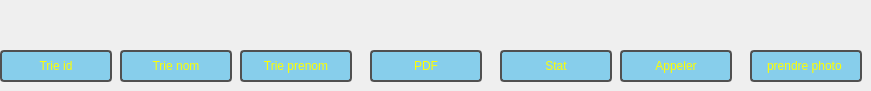
         <widget class="QWidget" name="tab_2">
          <attribute name="title">
           <string>Options</string>
          </attribute>
          <widget class="QPushButton" name="supprimer_8">
           <property name="geometry">
            <rect>
             <x>620</x>
             <y>50</y>
             <width>112</width>
             <height>32</height>
            </rect>
           </property>
           <property name="styleSheet">
            <string notr="true">QPushButton {
    background-color: #87CEEB; /* Light blue: R: 135, G: 206, B: 235 */
    border: 2px solid rgb(80, 80, 80); /* Dark grey: R: 80, G: 80, B: 80 */
    color: rgb(255, 255, 0);
    padding: 6px 12px; /* Adjust padding as needed */
    border-radius: 4px;
}

/* Hover effect */
QPushButton:hover {
    background-color: #add8e6; /* Lighter shade of blue on hover */
}

/* Pressed effect */
QPushButton:pressed {
    background-color: #5F9EA0; /* Darker shade of blue on press */
}

/* Disabled state */
QPushButton:disabled {
    background-color: #d3d3d3; /* Light grey for disabled state */
    border: 2px solid #a9a9a9; /* Dark grey border for disabled state */
    color: #696969; /* Dark grey text for disabled state */
}
</string>
           </property>
           <property name="text">
            <string>Appeler</string>
           </property>
          </widget>
          <widget class="QPushButton" name="supprimer_7">
           <property name="geometry">
            <rect>
             <x>500</x>
             <y>50</y>
             <width>112</width>
             <height>32</height>
            </rect>
           </property>
           <property name="styleSheet">
            <string notr="true">QPushButton {
    background-color: #87CEEB; /* Light blue: R: 135, G: 206, B: 235 */
    border: 2px solid rgb(80, 80, 80); /* Dark grey: R: 80, G: 80, B: 80 */
    color: rgb(255, 255, 0);
    padding: 6px 12px; /* Adjust padding as needed */
    border-radius: 4px;
}

/* Hover effect */
QPushButton:hover {
    background-color: #add8e6; /* Lighter shade of blue on hover */
}

/* Pressed effect */
QPushButton:pressed {
    background-color: #5F9EA0; /* Darker shade of blue on press */
}

/* Disabled state */
QPushButton:disabled {
    background-color: #d3d3d3; /* Light grey for disabled state */
    border: 2px solid #a9a9a9; /* Dark grey border for disabled state */
    color: #696969; /* Dark grey text for disabled state */
}
</string>
           </property>
           <property name="text">
            <string>Stat</string>
           </property>
          </widget>
          <widget class="QPushButton" name="supprimer_5">
           <property name="geometry">
            <rect>
             <x>240</x>
             <y>50</y>
             <width>112</width>
             <height>32</height>
            </rect>
           </property>
           <property name="styleSheet">
            <string notr="true">QPushButton {
    background-color: #87CEEB; /* Light blue: R: 135, G: 206, B: 235 */
    border: 2px solid rgb(80, 80, 80); /* Dark grey: R: 80, G: 80, B: 80 */
    color: rgb(255, 255, 0);
    padding: 6px 12px; /* Adjust padding as needed */
    border-radius: 4px;
}

/* Hover effect */
QPushButton:hover {
    background-color: #add8e6; /* Lighter shade of blue on hover */
}

/* Pressed effect */
QPushButton:pressed {
    background-color: #5F9EA0; /* Darker shade of blue on press */
}

/* Disabled state */
QPushButton:disabled {
    background-color: #d3d3d3; /* Light grey for disabled state */
    border: 2px solid #a9a9a9; /* Dark grey border for disabled state */
    color: #696969; /* Dark grey text for disabled state */
}
</string>
           </property>
           <property name="text">
            <string>Trie prenom</string>
           </property>
          </widget>
          <widget class="QPushButton" name="supprimer_4">
           <property name="geometry">
            <rect>
             <x>120</x>
             <y>50</y>
             <width>112</width>
             <height>32</height>
            </rect>
           </property>
           <property name="styleSheet">
            <string notr="true">QPushButton {
    background-color: #87CEEB; /* Light blue: R: 135, G: 206, B: 235 */
    border: 2px solid rgb(80, 80, 80); /* Dark grey: R: 80, G: 80, B: 80 */
    color: rgb(255, 255, 0);
    padding: 6px 12px; /* Adjust padding as needed */
    border-radius: 4px;
}

/* Hover effect */
QPushButton:hover {
    background-color: #add8e6; /* Lighter shade of blue on hover */
}

/* Pressed effect */
QPushButton:pressed {
    background-color: #5F9EA0; /* Darker shade of blue on press */
}

/* Disabled state */
QPushButton:disabled {
    background-color: #d3d3d3; /* Light grey for disabled state */
    border: 2px solid #a9a9a9; /* Dark grey border for disabled state */
    color: #696969; /* Dark grey text for disabled state */
}
</string>
           </property>
           <property name="text">
            <string>Trie nom</string>
           </property>
          </widget>
          <widget class="QPushButton" name="supprimer_16">
           <property name="geometry">
            <rect>
             <x>750</x>
             <y>50</y>
             <width>112</width>
             <height>32</height>
            </rect>
           </property>
           <property name="styleSheet">
            <string notr="true">QPushButton {
    background-color: #87CEEB; /* Light blue: R: 135, G: 206, B: 235 */
    border: 2px solid rgb(80, 80, 80); /* Dark grey: R: 80, G: 80, B: 80 */
    color: rgb(255, 255, 0);
    padding: 6px 12px; /* Adjust padding as needed */
    border-radius: 4px;
}

/* Hover effect */
QPushButton:hover {
    background-color: #add8e6; /* Lighter shade of blue on hover */
}

/* Pressed effect */
QPushButton:pressed {
    background-color: #5F9EA0; /* Darker shade of blue on press */
}

/* Disabled state */
QPushButton:disabled {
    background-color: #d3d3d3; /* Light grey for disabled state */
    border: 2px solid #a9a9a9; /* Dark grey border for disabled state */
    color: #696969; /* Dark grey text for disabled state */
}
</string>
           </property>
           <property name="text">
            <string>prendre photo </string>
           </property>
          </widget>
          <widget class="QPushButton" name="supprimer_3">
           <property name="geometry">
            <rect>
             <x>0</x>
             <y>50</y>
             <width>112</width>
             <height>32</height>
            </rect>
           </property>
           <property name="styleSheet">
            <string notr="true">QPushButton {
    background-color: #87CEEB; /* Light blue: R: 135, G: 206, B: 235 */
    border: 2px solid rgb(80, 80, 80); /* Dark grey: R: 80, G: 80, B: 80 */
    color: rgb(255, 255, 0);
    padding: 6px 12px; /* Adjust padding as needed */
    border-radius: 4px;
}

/* Hover effect */
QPushButton:hover {
    background-color: #add8e6; /* Lighter shade of blue on hover */
}

/* Pressed effect */
QPushButton:pressed {
    background-color: #5F9EA0; /* Darker shade of blue on press */
}

/* Disabled state */
QPushButton:disabled {
    background-color: #d3d3d3; /* Light grey for disabled state */
    border: 2px solid #a9a9a9; /* Dark grey border for disabled state */
    color: #696969; /* Dark grey text for disabled state */
}
</string>
           </property>
           <property name="text">
            <string>Trie id</string>
           </property>
          </widget>
          <widget class="QPushButton" name="supprimer_6">
           <property name="geometry">
            <rect>
             <x>370</x>
             <y>50</y>
             <width>112</width>
             <height>32</height>
            </rect>
           </property>
           <property name="styleSheet">
            <string notr="true">QPushButton {
    background-color: #87CEEB; /* Light blue: R: 135, G: 206, B: 235 */
    border: 2px solid rgb(80, 80, 80); /* Dark grey: R: 80, G: 80, B: 80 */
    color: rgb(255, 255, 0);
    padding: 6px 12px; /* Adjust padding as needed */
    border-radius: 4px;
}

/* Hover effect */
QPushButton:hover {
    background-color: #add8e6; /* Lighter shade of blue on hover */
}

/* Pressed effect */
QPushButton:pressed {
    background-color: #5F9EA0; /* Darker shade of blue on press */
}

/* Disabled state */
QPushButton:disabled {
    background-color: #d3d3d3; /* Light grey for disabled state */
    border: 2px solid #a9a9a9; /* Dark grey border for disabled state */
    color: #696969; /* Dark grey text for disabled state */
}
</string>
           </property>
           <property name="text">
            <string>PDF</string>
           </property>
          </widget>
         </widget>
